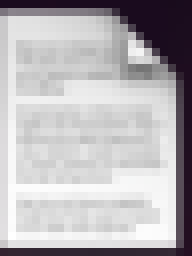
#> input picture sample.PNG, 24 x 32 px, given in place of screenshot1.png, which was not available (shown 8 times larger)
$ python ctlk.py
#> lines starting #> are read from the running program, lines starting #| are printed output that depends on the picture; pictures that were not available may be replaced by others from this repository, and a replacement may not be noted
import pyautogui
import cv2
import numpy as np
from matplotlib import pyplot as plt

s = pyautogui.screenshot()
s.save('screenshot1.png')
img_rgb = cv2.imread('screenshot1.png')
#> img_rgb is the input picture: shape (32, 24, 3); mean B, G, R 182.8, 179.6, 182.4
img_gray = cv2.cvtColor(img_rgb, cv2.COLOR_BGR2GRAY)
template = cv2.imread('sample.PNG',0)
#> template: shape (32, 24); min 21, max 255, mean 181.2
img_gray = cv2.cvtColor(img_rgb, cv2.COLOR_BGR2GRAY)
img_n = cv2.adaptiveThreshold(img_gray,255,cv2.ADAPTIVE_THRESH_GAUSSIAN_C,cv2.THRESH_BINARY,11,2)
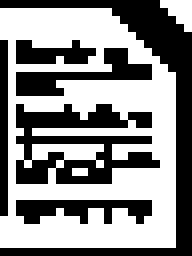
#> img_n: shape (32, 24) (shown 8 times larger); 54.7% white; black in thin lines or dots

edges = cv2.Canny(img_n,50,150,apertureSize = 3)
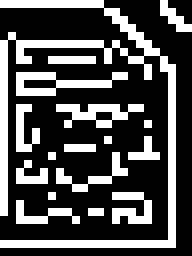
#> edges: shape (32, 24) (shown 8 times larger); 30.5% white in thin lines or dots

oi = 0
temp = []

w0, h0 = template.shape[::-1]
#> w0 = 24; h0 = 32

threshold = 0.7

res = cv2.matchTemplate(img_gray,template,cv2.TM_CCOEFF_NORMED)
#> res = [1]
loc = np.where( res >= threshold)
#> loc = ([0], [0])
temp = loc
#> temp = ([0], [0])
minLineLength = 100
maxLineGap = 10
#lines = cv2.HoughLinesP(edges,1,np.pi/180,100,minLineLength,maxLineGap)
#for x1,y1,x2,y2 in lines[0]:
#   cv2.line(img_rgb,(x1,y1),(x2,y2),(0,255,0),1)

for pt in zip(*temp[::-1]):
	   cv2.rectangle(img_rgb, pt, (pt[0] + w0, pt[1] + h0), (0,0,0), 2)
#> this loop made 1 pass
#> pt on pass 1: (0, 0)
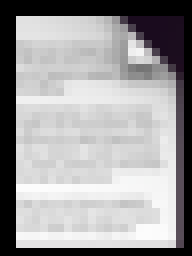
#> img_rgb: shape (32, 24, 3) (shown 8 times larger); mean B, G, R 159.2, 158, 159


cv2.imwrite('res1.png',img_n)

cv2.imwrite('res.png',img_rgb)
